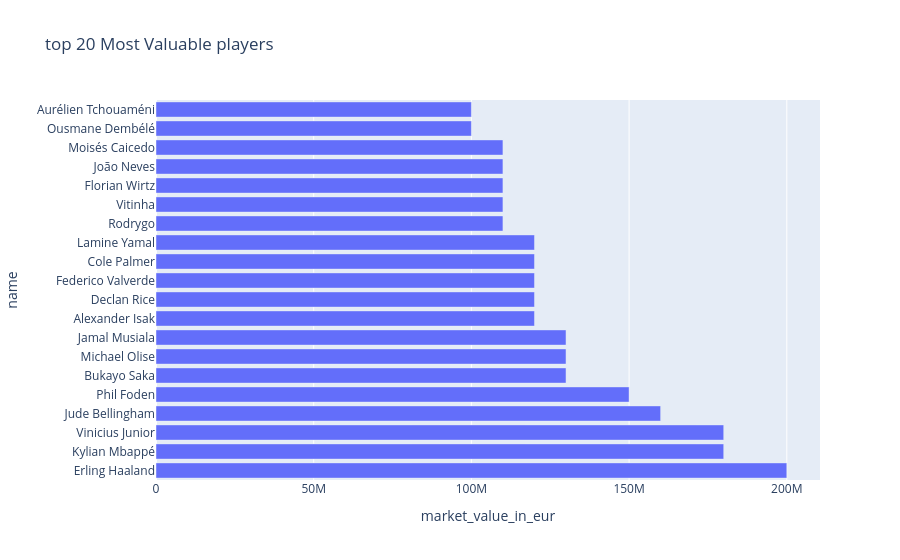

Here is the notebook cell this chart was saved with:
### Code cell
top_value=(master_df.nlargest(20,"market_value_in_eur")[["name","market_value_in_eur","current_club_name"]])

fig=px.bar(top_value,x="market_value_in_eur",y="name",orientation="h",title="top 20 Most Valuable players")
fig.show()

### Figure 1 — Plotly figure (JSON) as saved in the notebook; plotly's stock layout.template omitted (floating-point values rounded to 4 significant figures)
{"data": [{"hovertemplate": "market_value_in_eur=%{x}<br>name=%{y}<extra></extra>", "legendgroup": "", "marker": {"color": "#636efa", "pattern": {"shape": ""}}, "name": "", "orientation": "h", "showlegend": false, "textposition": "auto", "type": "bar", "x": [200000000.0, 180000000.0, 180000000.0, 160000000.0, 150000000.0, 130000000.0, 130000000.0, 130000000.0, 120000000.0, 120000000.0, 120000000.0, 120000000.0, 120000000.0, 110000000.0, 110000000.0, 110000000.0, 110000000.0, 110000000.0, 100000000.0, 100000000.0], "xaxis": "x", "y": ["Erling Haaland", "Kylian Mbappé", "Vinicius Junior", "Jude Bellingham", "Phil Foden", "Bukayo Saka", "Michael Olise", "Jamal Musiala", "Alexander Isak", "Declan Rice", "Federico Valverde", "Cole Palmer", "Lamine Yamal", "Rodrygo", "Vitinha", "Florian Wirtz", "João Neves", "Moisés Caicedo", "Ousmane Dembélé", "Aurélien Tchouaméni"], "yaxis": "y"}], "layout": {"barmode": "relative", "legend": {"tracegroupgap": 0}, "title": {"text": "top 20 Most Valuable players"}, "xaxis": {"anchor": "y", "domain": [0, 1], "title": {"text": "market_value_in_eur"}}, "yaxis": {"anchor": "x", "domain": [0, 1], "title": {"text": "name"}}}}
